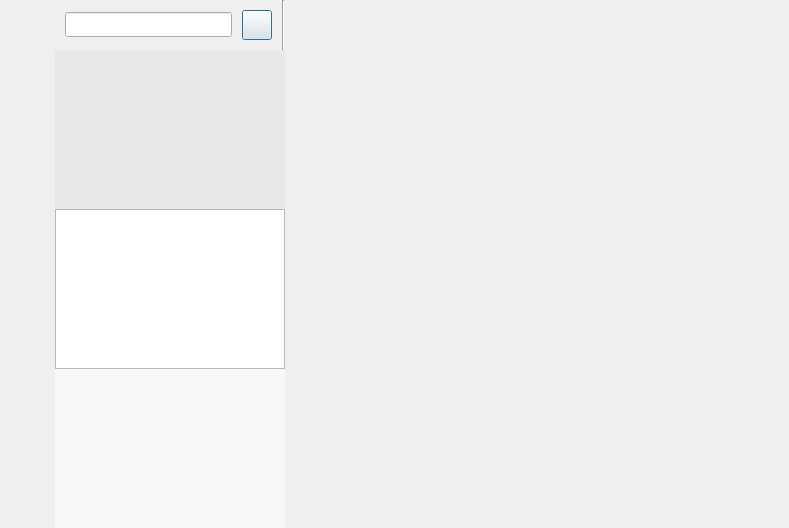
<?xml version="1.0" encoding="UTF-8"?>
<ui version="4.0">
 <class>ChatDialog</class>
 <widget class="QDialog" name="ChatDialog">
  <property name="geometry">
   <rect>
    <x>0</x>
    <y>0</y>
    <width>789</width>
    <height>528</height>
   </rect>
  </property>
  <property name="windowTitle">
   <string>Dialog</string>
  </property>
  <layout class="QHBoxLayout" name="horizontalLayout">
   <property name="spacing">
    <number>0</number>
   </property>
   <property name="leftMargin">
    <number>0</number>
   </property>
   <property name="topMargin">
    <number>0</number>
   </property>
   <property name="rightMargin">
    <number>0</number>
   </property>
   <property name="bottomMargin">
    <number>0</number>
   </property>
   <item>
    <widget class="QWidget" name="side_bar" native="true">
     <property name="sizePolicy">
      <sizepolicy hsizetype="Preferred" vsizetype="Preferred">
       <horstretch>0</horstretch>
       <verstretch>0</verstretch>
      </sizepolicy>
     </property>
     <property name="minimumSize">
      <size>
       <width>55</width>
       <height>0</height>
      </size>
     </property>
     <property name="maximumSize">
      <size>
       <width>55</width>
       <height>16777215</height>
      </size>
     </property>
     <property name="font">
      <font>
       <fontweight>Light</fontweight>
      </font>
     </property>
     <property name="cursor">
      <cursorShape>ArrowCursor</cursorShape>
     </property>
     <property name="layoutDirection">
      <enum>Qt::LayoutDirection::RightToLeft</enum>
     </property>
     <property name="autoFillBackground">
      <bool>false</bool>
     </property>
     <layout class="QVBoxLayout" name="verticalLayout">
      <property name="spacing">
       <number>30</number>
      </property>
      <property name="leftMargin">
       <number>0</number>
      </property>
      <property name="topMargin">
       <number>40</number>
      </property>
      <property name="rightMargin">
       <number>0</number>
      </property>
      <property name="bottomMargin">
       <number>0</number>
      </property>
      <item alignment="Qt::AlignmentFlag::AlignHCenter">
       <widget class="QLabel" name="headshot_sidebar">
        <property name="minimumSize">
         <size>
          <width>30</width>
          <height>30</height>
         </size>
        </property>
        <property name="maximumSize">
         <size>
          <width>30</width>
          <height>30</height>
         </size>
        </property>
        <property name="cursor">
         <cursorShape>ArrowCursor</cursorShape>
        </property>
        <property name="text">
         <string/>
        </property>
        <property name="pixmap">
         <pixmap resource="resource.qrc">:/res/head_5.jpg</pixmap>
        </property>
        <property name="scaledContents">
         <bool>true</bool>
        </property>
        <property name="alignment">
         <set>Qt::AlignmentFlag::AlignCenter</set>
        </property>
       </widget>
      </item>
      <item>
       <layout class="QVBoxLayout" name="verticalLayout_3">
        <property name="spacing">
         <number>20</number>
        </property>
        <property name="bottomMargin">
         <number>0</number>
        </property>
        <item alignment="Qt::AlignmentFlag::AlignHCenter">
         <widget class="StateWidget" name="chat_sidebar" native="true">
          <property name="minimumSize">
           <size>
            <width>20</width>
            <height>20</height>
           </size>
          </property>
          <property name="maximumSize">
           <size>
            <width>20</width>
            <height>20</height>
           </size>
          </property>
         </widget>
        </item>
        <item alignment="Qt::AlignmentFlag::AlignHCenter">
         <widget class="StateWidget" name="contracts_sidebar" native="true">
          <property name="minimumSize">
           <size>
            <width>25</width>
            <height>25</height>
           </size>
          </property>
          <property name="maximumSize">
           <size>
            <width>25</width>
            <height>25</height>
           </size>
          </property>
         </widget>
        </item>
       </layout>
      </item>
      <item>
       <spacer name="verticalSpacer">
        <property name="orientation">
         <enum>Qt::Orientation::Vertical</enum>
        </property>
        <property name="sizeHint" stdset="0">
         <size>
          <width>20</width>
          <height>40</height>
         </size>
        </property>
       </spacer>
      </item>
     </layout>
    </widget>
   </item>
   <item>
    <widget class="QWidget" name="chat_user_wid" native="true">
     <property name="maximumSize">
      <size>
       <width>230</width>
       <height>16777215</height>
      </size>
     </property>
     <layout class="QVBoxLayout" name="verticalLayout_2">
      <property name="spacing">
       <number>0</number>
      </property>
      <property name="leftMargin">
       <number>0</number>
      </property>
      <property name="topMargin">
       <number>0</number>
      </property>
      <property name="rightMargin">
       <number>0</number>
      </property>
      <property name="bottomMargin">
       <number>0</number>
      </property>
      <item>
       <widget class="QWidget" name="search_widget" native="true">
        <property name="minimumSize">
         <size>
          <width>0</width>
          <height>50</height>
         </size>
        </property>
        <property name="maximumSize">
         <size>
          <width>16777215</width>
          <height>50</height>
         </size>
        </property>
        <layout class="QHBoxLayout" name="horizontalLayout_2">
         <property name="spacing">
          <number>0</number>
         </property>
         <property name="leftMargin">
          <number>10</number>
         </property>
         <property name="topMargin">
          <number>0</number>
         </property>
         <property name="rightMargin">
          <number>0</number>
         </property>
         <property name="bottomMargin">
          <number>0</number>
         </property>
         <item>
          <widget class="CustomizeEdit" name="search_edit">
           <property name="minimumSize">
            <size>
             <width>0</width>
             <height>25</height>
            </size>
           </property>
           <property name="maximumSize">
            <size>
             <width>16777215</width>
             <height>25</height>
            </size>
           </property>
          </widget>
         </item>
         <item>
          <spacer name="horizontalSpacer_5">
           <property name="orientation">
            <enum>Qt::Orientation::Horizontal</enum>
           </property>
           <property name="sizeType">
            <enum>QSizePolicy::Policy::Fixed</enum>
           </property>
           <property name="sizeHint" stdset="0">
            <size>
             <width>10</width>
             <height>10</height>
            </size>
           </property>
          </spacer>
         </item>
         <item>
          <widget class="ClickBtn" name="add_btn">
           <property name="maximumSize">
            <size>
             <width>30</width>
             <height>30</height>
            </size>
           </property>
           <property name="text">
            <string/>
           </property>
          </widget>
         </item>
         <item>
          <spacer name="horizontalSpacer">
           <property name="orientation">
            <enum>Qt::Orientation::Horizontal</enum>
           </property>
           <property name="sizeType">
            <enum>QSizePolicy::Policy::Fixed</enum>
           </property>
           <property name="sizeHint" stdset="0">
            <size>
             <width>10</width>
             <height>20</height>
            </size>
           </property>
          </spacer>
         </item>
         <item>
          <widget class="Line" name="line">
           <property name="orientation">
            <enum>Qt::Orientation::Vertical</enum>
           </property>
          </widget>
         </item>
        </layout>
       </widget>
      </item>
      <item>
       <widget class="ContactsList" name="con_user_list">
        <property name="styleSheet">
         <string notr="true">#con_user_list {
    background-color: rgb(234,232,231);
    border: none;
}

</string>
        </property>
       </widget>
      </item>
      <item>
       <widget class="ChatUserList" name="chat_user_list">
        <property name="styleSheet">
         <string notr="true">#con_user_list {
    background-color: rgb(234,232,231);
    border: none;
}

</string>
        </property>
       </widget>
      </item>
      <item>
       <widget class="SearchList" name="search_list">
        <property name="styleSheet">
         <string notr="true">#search_list {
    background-color: rgb(247,247,248);
    border: none;
}
#search_list::item:selected {
    background-color: #d3d7d4;
    border: none;
    outline: none;
}
#search_list::item:hover {
    background-color: rgb(206,207,208);
    border: none;
    outline: none;
}
#search_list::focus {
    border: none;
    outline: none;
}
#invalid_item {
    background-color: #eaeaea;
    border: none;
}
</string>
        </property>
       </widget>
      </item>
     </layout>
    </widget>
   </item>
   <item>
    <widget class="QStackedWidget" name="stackedWidget">
     <property name="currentIndex">
      <number>3</number>
     </property>
     <widget class="QWidget" name="default_page"/>
     <widget class="ChatPage" name="chat_page"/>
     <widget class="NewFriendPage" name="newfriend_page"/>
     <widget class="FriendInfoPage" name="friendinfo_page"/>
    </widget>
   </item>
  </layout>
 </widget>
 <customwidgets>
  <customwidget>
   <class>CustomizeEdit</class>
   <extends>QLineEdit</extends>
   <header>customizeedit.h</header>
  </customwidget>
  <customwidget>
   <class>ChatUserList</class>
   <extends>QListWidget</extends>
   <header>chatuserlist.h</header>
  </customwidget>
  <customwidget>
   <class>SearchList</class>
   <extends>QListWidget</extends>
   <header>searchlist.h</header>
  </customwidget>
  <customwidget>
   <class>ChatPage</class>
   <extends>QWidget</extends>
   <header location="global">chatpage.h</header>
   <container>1</container>
  </customwidget>
  <customwidget>
   <class>StateWidget</class>
   <extends>QWidget</extends>
   <header location="global">statewidget.h</header>
   <container>1</container>
  </customwidget>
  <customwidget>
   <class>FriendInfoPage</class>
   <extends>QWidget</extends>
   <header location="global">friendinfopage.h</header>
   <container>1</container>
  </customwidget>
  <customwidget>
   <class>ClickBtn</class>
   <extends>QPushButton</extends>
   <header location="global">clickbtn.h</header>
  </customwidget>
  <customwidget>
   <class>ContactsList</class>
   <extends>QListWidget</extends>
   <header location="global">contactslist.h</header>
  </customwidget>
  <customwidget>
   <class>NewFriendPage</class>
   <extends>QWidget</extends>
   <header location="global">newfriendpage.h</header>
   <container>1</container>
  </customwidget>
 </customwidgets>
 <tabstops>
  <tabstop>chat_user_list</tabstop>
  <tabstop>search_edit</tabstop>
  <tabstop>add_btn</tabstop>
 </tabstops>
 <resources>
  <include location="resource.qrc"/>
 </resources>
 <connections/>
</ui>
